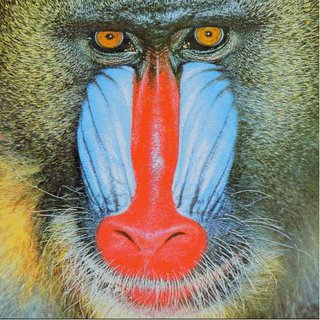
#> input picture Computational vision/Baboon.jpg, 320 x 320 px
$ jupyter execute --allow-errors example.ipynb
#> lines starting #> are read from the running program, lines starting #| are printed output that depends on the picture; after the words box and inside, x2 and y2 are one past the last pixel; in counts of white or black regions, pixels touching at a corner belong together
[cell 1]
import numpy as np
import matplotlib.pyplot as plt
import matplotlib.image as mpimg

[cell 2]
a = 255.9
img = np.array([[0,a],[255,0]]).astype(np.uint8)
print(img.size)
plt.imshow(img)
plt.show()

#### Opening and writing image files

#### Open image

[cell 3]
from PIL import Image
im = Image.open('Baboon.jpg')
#> im is the input picture: PIL image 320x320 RGB; mean R, G, B 137.1, 128.7, 113
plt.imshow(im)
plt.show()
print(im.size)
#| (320, 320)

#### Transformation to gray

[cell 4]
img = mpimg.imread('Baboon.jpg')
img_mean = np.mean(img)
#> img_mean = 126.3
#> (the rest of this cell did not finish here and is left out)

[cell 5]
img = mpimg.imread('Baboon.jpg')
R, G, B = img[:, :, 0], img[:, :, 1], img[:, :, 2]
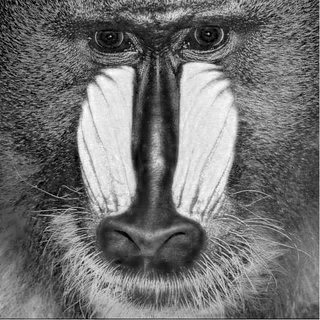
#> B: shape (320, 320); min 0, max 255, mean 113
gray_img = 0.2989 * R + 0.587 * G + 0.114 * B
plt.imshow(gray_img, cmap='gray')
plt.show()

#### Transformation

[cell 6]
import cv2

[cell 7]
# 255 – gray
img = mpimg.imread('Baboon.jpg')
R, G, B = img[:, :, 0], img[:, :, 1], img[:, :, 2]
gray_img_transf_1 = 0.2989 * R + 0.587 * G + 0.114 * B

transf_1 = 255 - gray_img_transf_1
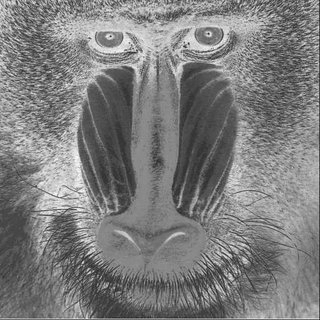
#> transf_1: shape (320, 320) float64; min 29.63, max 253.7, mean 125.6
image_1 = np.array(transf_1, dtype=np.uint8)
plt.imshow(image_1)
plt.show()
plt.imshow(gray_img_transf_1, cmap='gray')
plt.show()

[cell 8]
# gray + 100
img = mpimg.imread('Baboon.jpg')
R, G, B = img[:, :, 0], img[:, :, 1], img[:, :, 2]
gray_img_transf_2 = 0.2989 * R + 0.587 * G + 0.114 * B

transf_2 = gray_img_transf_2 + 100
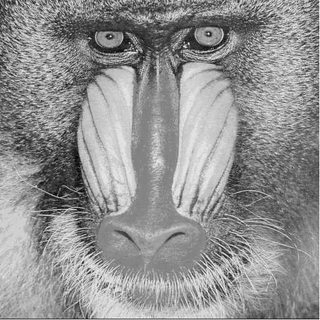
#> transf_2: shape (320, 320) float64; min 101.3, max 325.4, mean 229.4; drawn with min black and max white
image_2 = np.array(transf_2, dtype=np.uint8)
plt.imshow(image_2)
plt.show()
plt.imshow(gray_img_transf_2, cmap='gray')
plt.show()

[cell 9]
# sqtr(gray,1/2)
img = mpimg.imread('Baboon.jpg')
R, G, B = img[:, :, 0], img[:, :, 1], img[:, :, 2]
gray_img_transf_3 = 0.2989 * R + 0.587 * G + 0.114 * B

transf_3 = np.power(gray_img_transf_3,(1/2))
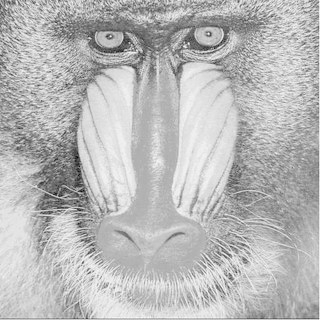
#> transf_3: shape (320, 320) float64; min 1.14, max 15.01, mean 11.22; drawn with min black and max white
image_3 = np.array(transf_3, dtype=np.uint8)
plt.imshow(image_3)
plt.show()
plt.imshow(gray_img_transf_3, cmap='gray')
plt.show()

[cell 10]
# sqtr(gray,1/5)
img = mpimg.imread('Baboon.jpg')
R, G, B = img[:, :, 0], img[:, :, 1], img[:, :, 2]
gray_img_transf_4 = 0.2989 * R + 0.587 * G + 0.114 * B

transf_4 = np.power(gray_img_transf_4,(1/5))
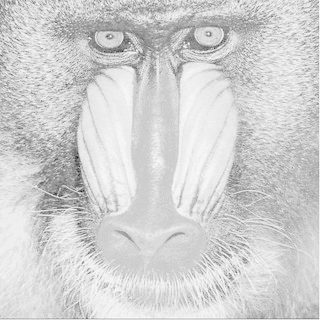
#> transf_4: shape (320, 320) float64; min 1.06, max 2.96, mean 2.62; drawn with min black and max white
image_4 = np.array(transf_4, dtype=np.uint8)
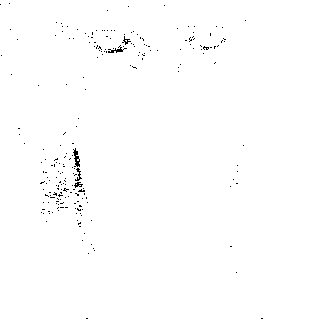
#> image_4: shape (320, 320); values 1 (black) and 2 (white), 99.4% white; black in thin lines or dots, all inside (x1, y1, x2, y2) = (0, 3, 263, 319)
plt.imshow(image_4)
plt.show()
plt.imshow(gray_img_transf_4, cmap='gray')
plt.show()

[cell 11]
# (gray^2) * 2
img = mpimg.imread('Baboon.jpg')
R, G, B = img[:, :, 0], img[:, :, 1], img[:, :, 2]
gray_img_transf_5 = 0.2989 * R + 0.587 * G + 0.114 * B

transf_5 = np.power(gray_img_transf_5,(2)) * 2
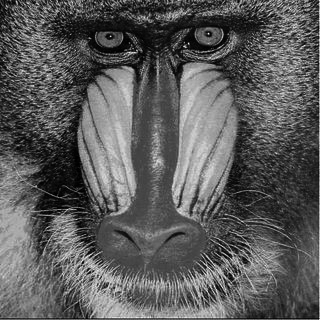
#> transf_5: shape (320, 320) float64; min 3.43, max 101586.2, mean 36630.8; drawn with min black and max white
image_5 = np.array(transf_5, dtype=np.uint8)
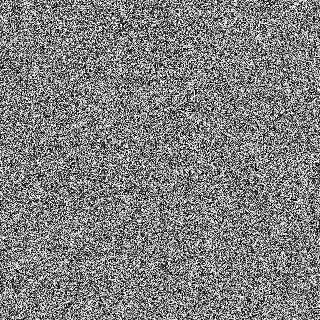
#> image_5: shape (320, 320); min 0, max 255, mean 127.3
plt.imshow(image_5)
plt.show()
plt.imshow(gray_img_transf_5, cmap='gray')
plt.show()

[cell 12]
# (gray^5) * 5
img = mpimg.imread('Baboon.jpg')
R, G, B = img[:, :, 0], img[:, :, 1], img[:, :, 2]
gray_img_transf_6 = 0.2989 * R + 0.587 * G + 0.114 * B

transf_6 = np.power(gray_img_transf_6,(5)) * 5
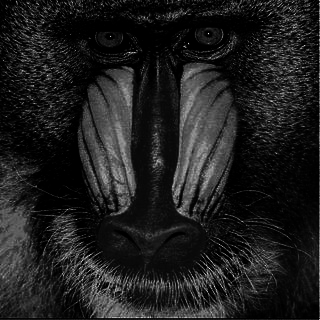
#> transf_6: shape (320, 320) float64; min 19.26, max 2.91e+12, mean 3.54e+11; drawn with min black and max white
image_6 = np.array(transf_6, dtype=np.uint8)
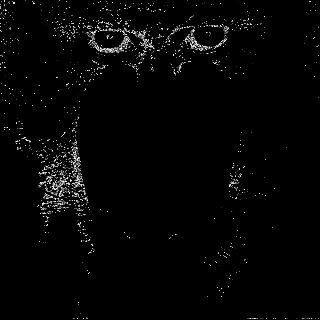
#> image_6: shape (320, 320); min 0, max 255, mean 4.8
plt.imshow(image_6)
plt.show()
plt.imshow(gray_img_transf_6, cmap='gray')
plt.show()
